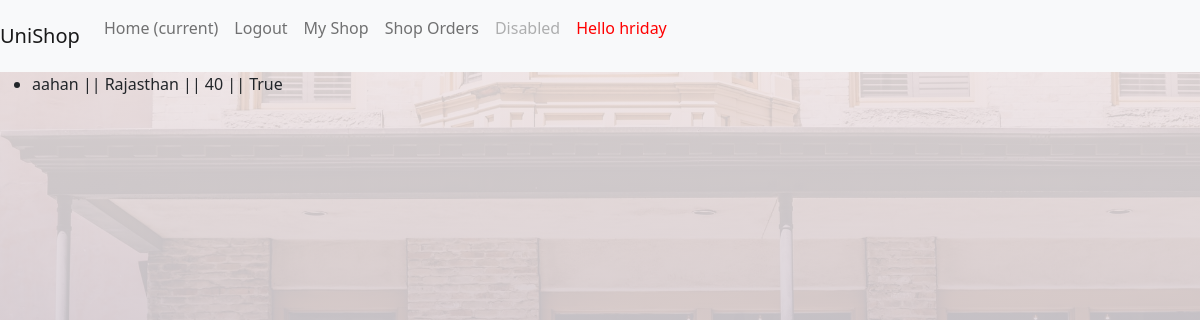
Page /shoporders/ (signed in) on the earlier database version.
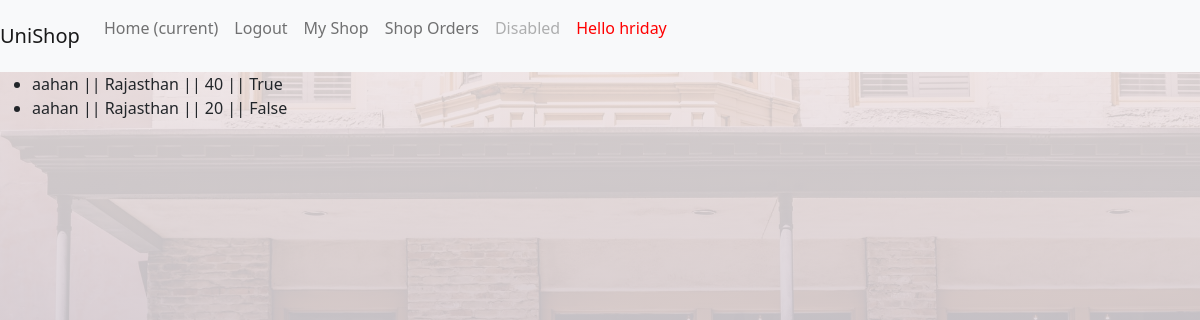
Same page on the later database version.
### unishop/models.py (models this page shows, shortened)
class Bill(models.Model):
    deliver = models.BooleanField(default=False)
    address = models.CharField(max_length=100)
    total_price = models.PositiveIntegerField()
    user = models.ForeignKey(User,on_delete=models.CASCADE,related_name="bill")
    shop = models.ForeignKey('Shop', on_delete=models.CASCADE,related_name="bills")
    class Meta:
        db_table = "Bill"

### unishop/views.py (the view)
# urls.py: path('shoporders/',views.shop_orders,name = "shop_orders"),
@login_required
def shop_orders(request):
    if not request.user.profile.is_owner:
        return redirect('/')
    orders = request.user.shop.bills.all()
    return render(request,'unishop/shop_orders.html',{
        "orders" : orders
    })

### unishop/templates/unishop/shop_orders.html (shortened to what this page needs)
{% extends 'unishop/base.html' %}
{% block bodyblock %}
{% if not orders %}
<h2>Sorry you don't have any orders right now
{% else %}
<ul>
{% for order in orders  %}
<li>
{{order.user.username}} || {{order.address}} || {{order.total_price}} || {{order.deliver}}
</li>
{% endfor %}
{% endif %}
{% endblock bodyblock %}

Differences in the rows shown:
added Bill: user.username "aahan", address "Rajasthan", total_price "20", deliver "False"
